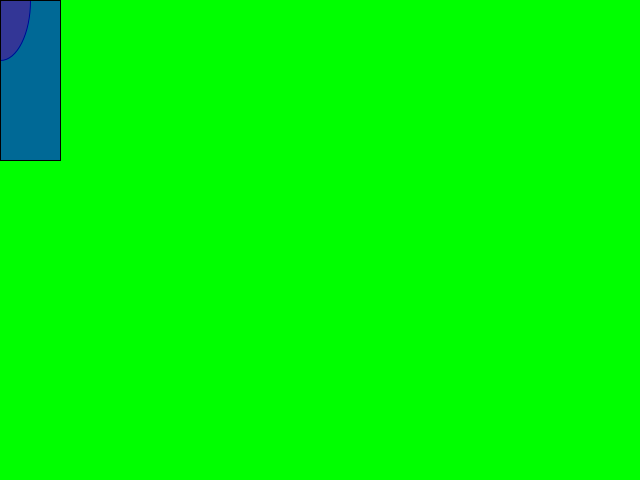
Frame 1 (no input)
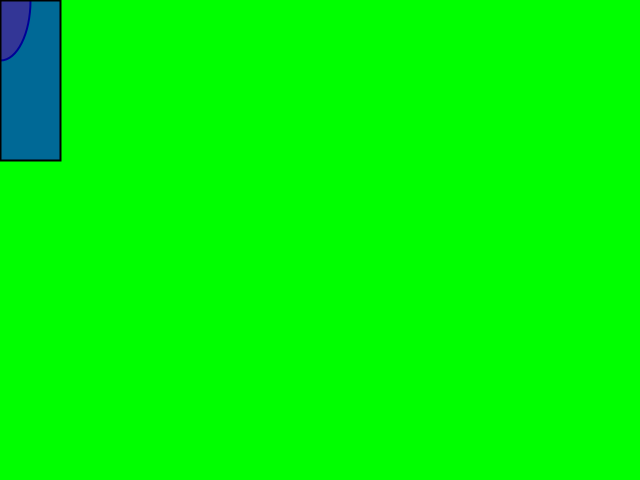
Frame 60 (the mouse pressed at the canvas centre just before this capture)
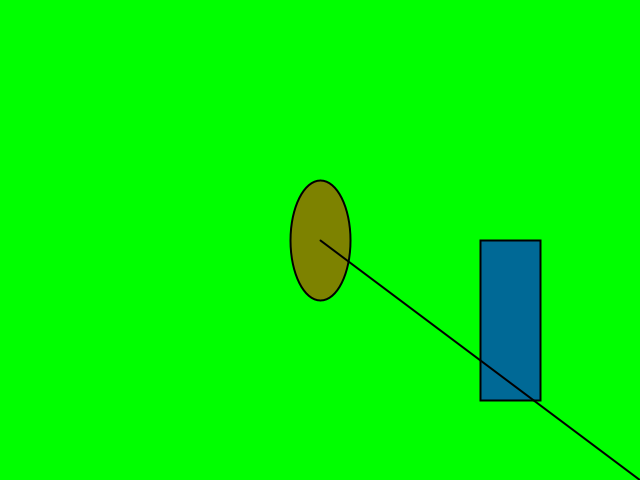
Frame 120 (the mouse held since frame 60 and released just before this capture)

The Processing sketch that drew these frames (run headless with seeded random() and noise(); from frame 60 on, the mouse is pressed at the canvas centre):

// Processing sketch: processing_44700
// ── processing_44700.pde

int a=160;
int b=60;

void setup(){
size(640,480);
background(255,0,0);
smooth();
};
void draw(){
  background(0,255,0);
  fill(255,0,0,125);
  ellipse(mouseX,mouseY,b,b*2);
  fill(0,0,255,150);
  rect (mouseX*1.5,mouseY,b,a);
  strokeWeight(2);
  line(mouseX,mouseY,mouseX*2,mouseY*2);
}
